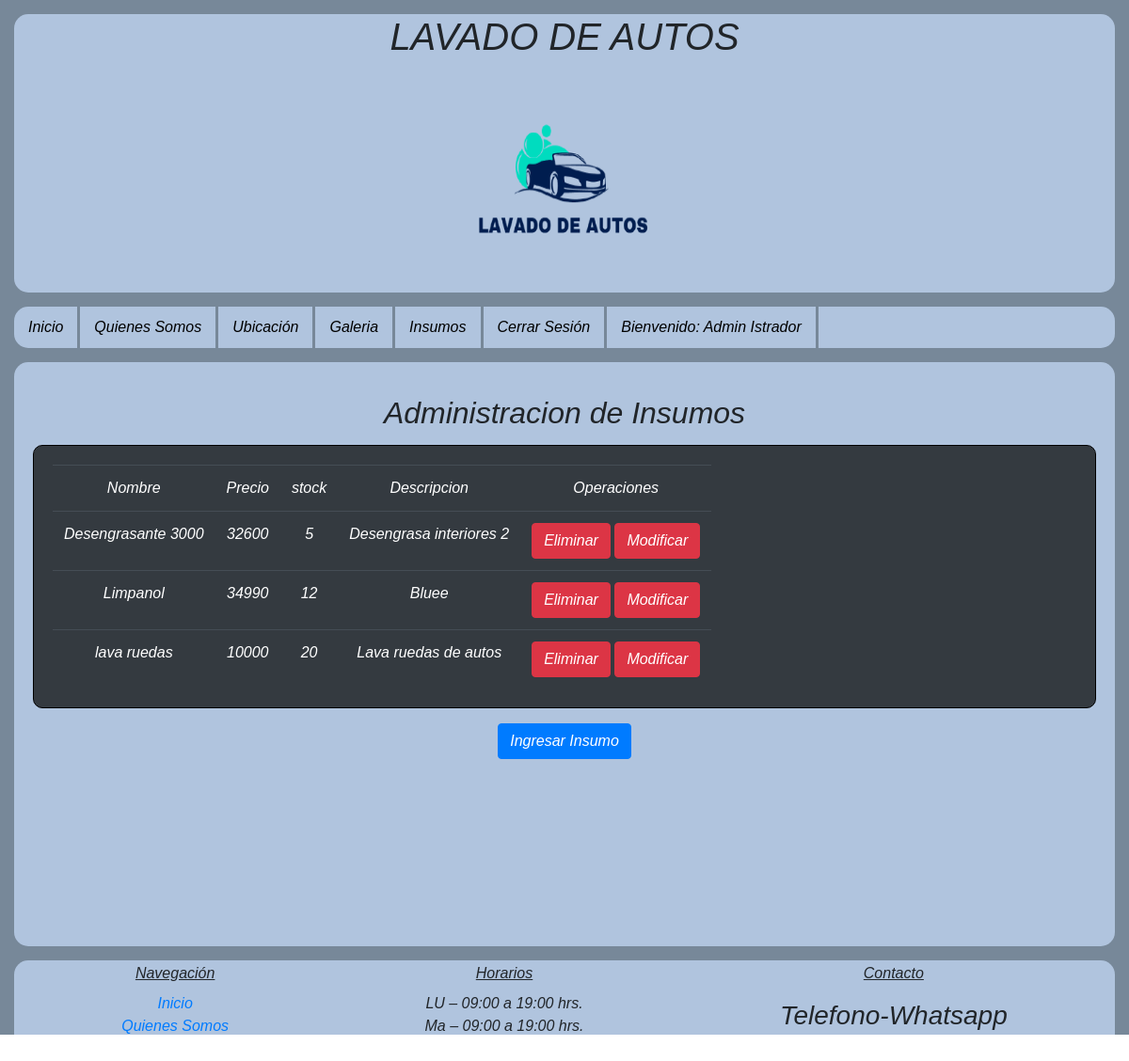
/adm_insumos/ (signed in), run on the app's committed database.
### CasoSemestral/models.py (models this page shows, shortened)
class Insumos(models.Model):
    nombre = models.CharField(max_length=120,primary_key=True)
    precio = models.IntegerField()
    descripcion = models.TextField()
    stock = models.IntegerField()

### CasoSemestral/views.py (the view)
# urls.py: path('adm_insumos/',admin_insumos,name='ADM_IN'),
@login_required(login_url='/ingresar/')
@permission_required('CasoSemestral.view_insumos',login_url='/ingresar/')
def admin_insumos(request):
  insumos = Insumos.objects.all()
  return render(request,'core/Admin_insumos.html',{'insumos':insumos})

### CasoSemestral/templates/core/Admin_insumos.html (shortened to what this page needs)
<!DOCTYPE html>
<html lang="en">
{% load static%}
<head>
    <link rel="stylesheet" href="https://stackpath.bootstrapcdn.com/bootstrap/4.5.2/css/bootstrap.min.css"
>
    <link rel="stylesheet" href="{% static 'css/Estilo.css' %}">
</head>
<body>
    <div id="contenedor">
        <header>
            <h1>LAVADO DE AUTOS</h1>
            <img class="formatologo" src="{% static 'img/logo_sinfondo.png' %}">
        </header>
        <nav class="menu">
            <ul>
                <li><a href="{% url 'INDEX'%}">Inicio</a></li>
                <li><a href="{% url 'QUIEN'%}">Quienes Somos</a></li>
                <li><a href="{% url 'UBI'%}">Ubicación</a></li>
                <li><a href="{% url 'GALE'%}">Galeria</a></li>
                {% if user.is_authenticated %}
                    {% if request.user.is_staff %}
                        <li><a href="{% url 'INSU'%}">Insumos</a></li>
                        <li><a href="{% url 'LOGOUT'%}">Cerrar Sesión</a></li>
                        <li><a href="">Bienvenido: {{user.first_name}} {{user.last_name}}</a></li>
                      {%else%}
                        <li><a href="{% url 'LOGOUT'%}">Cerrar Sesión</a></li>
                        <li><a href="">Bienvenido: {{user.first_name}} {{user.last_name}}</a></li>
                      {%endif%}
                {% else %}
                    <li><a href="{% url 'REG'%}">Registro</a></li>
                    <li><a href="{% url 'INGRE'%}">Ingresar</a></li>
                {% endif %}
            </ul>
        </nav>
        <div id="contenidoInsumos">
                <div>
                    <h2>Administracion de Insumos</h2>
                </div>
                <div class="regIns" >
                <table class="table table-dark">
                    <tr>
                        <td>Nombre</td>
                        <td>Precio</td>
                        <td>stock</td>
                        <td>Descripcion</td>
                        <td>
                            Operaciones
                        </td>
                    </tr>
                    {% for item in insumos %}
                        <tr>
                        <td>{{item.nombre}}</td>
                        <td>{{item.precio}}</td>
                        <td>{{item.stock}}</td>
                        <td>{{item.descripcion}}</td>
                        <td>
                            <input class="btn btn-danger" type="button" onclick="eliminar('{{item.nombre}}')" value="Eliminar">
                            <input class="btn btn-danger" type="button" onclick="modificar('{{item.nombre}}')" value="Modificar">
                        </td>
                    </tr>
                    {% endfor %}
                </table>
                <p class="buttons">
                    <input class="btn btn-primary" type="button" onclick="ir()" value="Ingresar Insumo">
                </p>
                </div>
        </div>
        <div id="footer">
            <div>
                <p><u>Navegación</u></p><br>
                <p><a href="{% url 'INDEX'%}">Inicio </a></p>
                <p><a href="{% url 'QUIEN'%}">Quienes Somos</a></p>
            </div>
            <div>
                <p><u>Horarios</u></p><br>
                <p>LU – 09:00 a 19:00 hrs.</p>
                <p>Ma – 09:00 a 19:00 hrs.</p>
            </div>
            <div>
                <p><u>Contacto</u></p><br>
                <h3>Telefono-Whatsapp</h3>
                <h4>+569 12345678</h4><br>
            </div>
        </div>
    </div>
</body>
</html>

### CasoSemestral/static/css/Estilo.css (style rules this page uses)
* { margin: 0; padding: 0; font-style: oblique; font-family: 'Gill Sans', 'Gill Sans MT', Calibri, 'Trebuchet MS', sans-serif; }
div table { background-color:lightblue; border-radius: 10px; padding: 20px; border: 1px solid black; display: inline-flex; }
.buttons { text-align: center; }
div h1 { text-align: center; }
div h2 { text-align: center; margin-top: 15px; margin: 15px; }
.formatologo { height: 240px; width: 240px; margin: auto; }
@media screen and (min-width: 780px) and (max-width:4000px) { header { width: 100%; background-color: lightsteelblue; border-radius: 15px; text-align: center; } }
@media screen and (min-width: 780px) and (max-width:4000px) { .formatologo { padding: 15px; } }
@media screen and (min-width: 780px) and (max-width:4000px) { #contenedor { width: auto; height: 1100px; background-color: lightslategray; margin: auto; padding: 15px; overflow: auto; } }
@media screen and (min-width: 780px) and (max-width:4000px) { .menu ul { margin: 0px; height: 10%; background-color: lightsteelblue; margin-top: 15px; padding: 0px; overflow: auto; list-style: none; display: flex; border-radius: 15px; } }
@media screen and (min-width: 780px) and (max-width:4000px) { .menu li { border-right: solid lightslategray; } }
@media screen and (min-width: 780px) and (max-width:4000px) { .menu li a { text-decoration: none; display: block ; padding: 10px 15px; color: black; } }
@media screen and (min-width: 780px) and (max-width:4000px) { #contenidoInsumos { height: 58%; background-color: lightsteelblue; padding: 20px; border-radius: 15px; margin-top:15px; text-align: center; } }
@media screen and (min-width: 780px) and (max-width:4000px) { #footer { overflow: auto; height: 20%; background-color: lightsteelblue; border-radius: 15px; padding: 10px; margin-top: 15px; display: flex; } }
@media screen and (min-width: 780px) and (max-width:4000px) { #footer div { text-align: center; margin-left: auto; margin-right: auto; line-height: 8px; } }

### data on the page
Insumos: nombre "Desengrasante 3000", precio "32600", stock "5", descripcion "Desengrasa interiores 2"
Insumos: nombre "Limpanol", precio "34990", stock "12", descripcion "Bluee"
Insumos: nombre "lava ruedas", precio "10000", stock "20", descripcion "Lava ruedas de autos"

### other printed values
{{ user.first_name }} "Admin"
{{ user.last_name }} "Istrador"
